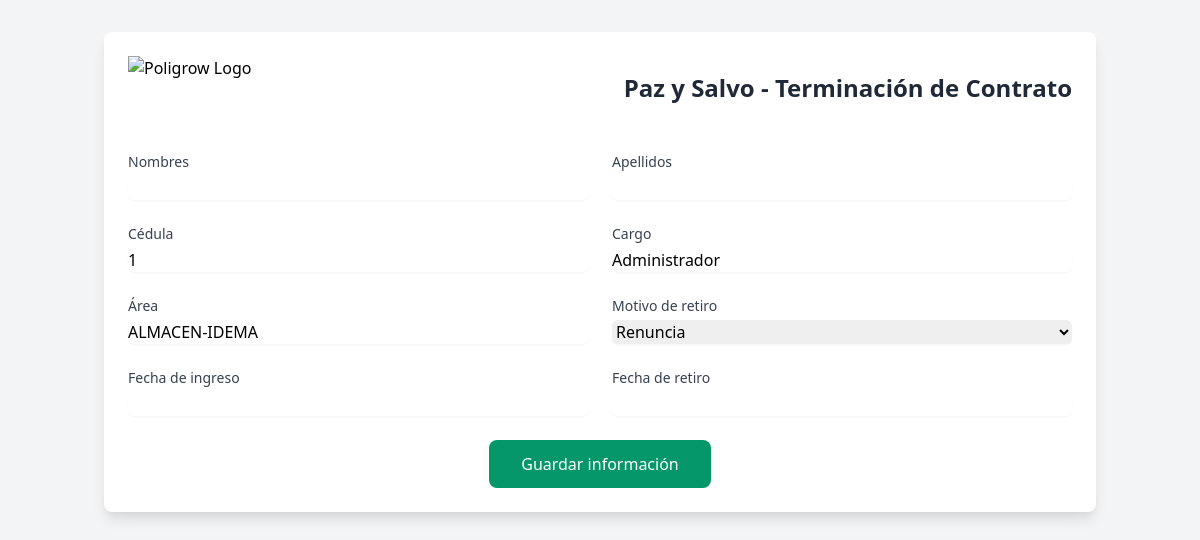
The app's page /poligrow_paz_y_salvo/generar_paz_y_salvo_empleado.php?empleado_id=1, older data.
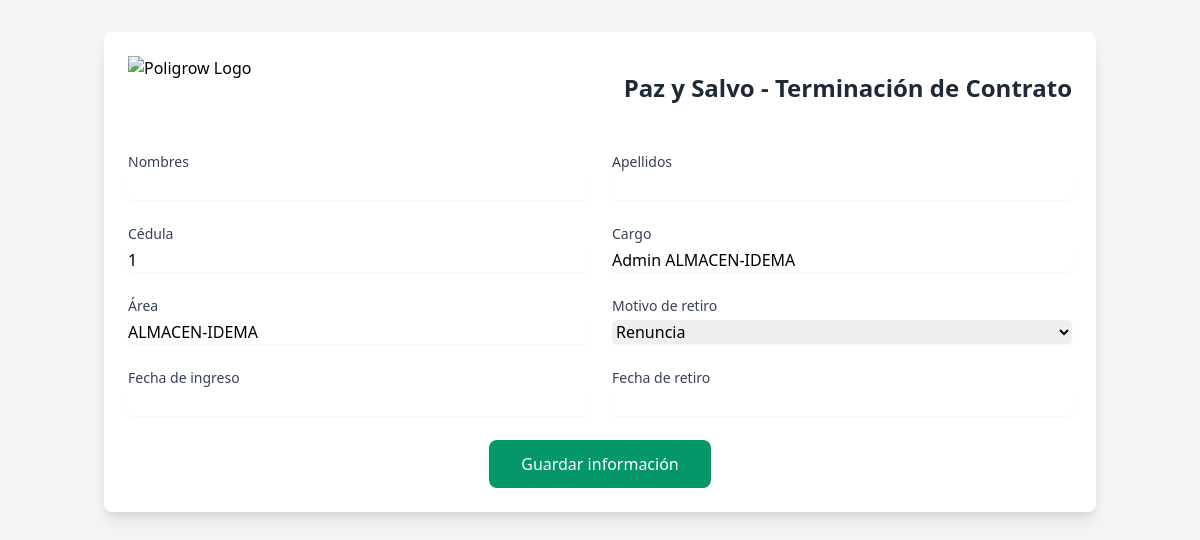
The same page, newer data.
### tables this page shows
CREATE TABLE `empleados` (
  `id` int(11) NOT NULL AUTO_INCREMENT,
  `cedula` varchar(20) NOT NULL,
  `nombres` varchar(255) DEFAULT NULL,
  `apellidos` varchar(255) DEFAULT NULL,
  `cargo` varchar(255) NOT NULL,
  `area` varchar(255) NOT NULL,
  `password` varchar(255) NOT NULL,
  `es_admin` tinyint(1) DEFAULT 0,
  `fecha_ingreso` date DEFAULT NULL,
  `fecha_retiro` date DEFAULT NULL,
  `motivo_retiro` varchar(100) DEFAULT NULL,
  `created_at` timestamp NOT NULL DEFAULT current_timestamp(),
  `updated_at` timestamp NOT NULL DEFAULT current_timestamp() ON UPDATE current_timestamp(),
  PRIMARY KEY (`id`),
  UNIQUE KEY `cedula` (`cedula`),
  KEY `idx_empleados_cedula` (`cedula`)
);

### poligrow_paz_y_salvo/includes/database.php (called while the page is built, shortened)
<?php
class DatabaseConfig {
    private static $instance = null;
    public static function getConnection() {
        if (self::$instance === null) {
            self::$instance = new mysqli(
                self::DB_HOST,
                self::DB_USER,
                self::DB_PASS,
                self::DB_NAME
            );
            self::$instance->set_charset("utf8");
        }
        return self::$instance;
    }
}
function getUserById($id) {
    $conn = DatabaseConfig::getConnection();
    $stmt = $conn->prepare("SELECT * FROM empleados WHERE id = ?");
    $stmt->bind_param("i", $id);
    $stmt->execute();
    $result = $stmt->get_result();
    return $result->fetch_assoc();
}
?>

### poligrow_paz_y_salvo/generar_paz_y_salvo_empleado.php (the view, shortened to what the changed rows need)
<?php
require_once 'includes/database.php';
require_once 'logica_paz_y_salvo.php';
$empleado_id = isset($_GET['empleado_id']) ? $_GET['empleado_id'] : null;
if ($empleado_id) {
    $stmt = DatabaseConfig::getConnection()->prepare("SELECT * FROM empleados WHERE id = ?");
    $stmt->bind_param("i", $empleado_id);
    $stmt->execute();
    $result = $stmt->get_result();
    $empleado = $result->fetch_assoc();
}
?>
<!DOCTYPE html>
<html lang="es">
<head>
    <link href="https://cdn.jsdelivr.net/npm/tailwindcss@2.2.19/dist/tailwind.min.css" rel="stylesheet">
    <link rel="stylesheet" href="https://cdnjs.cloudflare.com/ajax/libs/jqueryui/1.12.1/jquery-ui.min.css">
</head>
<body class="bg-gray-100">
    <div class="container mx-auto px-4 py-8">
        <div class="bg-white rounded-lg shadow-lg p-6">
            <div class="flex items-center justify-between mb-8">
                <h1 class="text-2xl font-bold text-center text-gray-800">
                    Paz y Salvo - Terminación de Contrato
                </h1>
            </div>
            <form method="POST" enctype="multipart/form-data" class="space-y-6">
                <div class="grid grid-cols-1 md:grid-cols-2 gap-6">
                    <?php
                    $usuario = getUserById($_SESSION['user_id']);
                    ?>
                    <div>
                        <label class="block text-sm font-medium text-gray-700">Nombres</label>
                        <input type="text" name="nombres" required
                               value="<?php echo isset($empleado['nombres']) ? $empleado['nombres'] : $usuario['nombres']; ?>"
                               class="mt-1 block w-full rounded-md border-gray-300 shadow-sm focus:border-blue-500 focus:ring-blue-500">
                    </div>
                    <div>
                        <label class="block text-sm font-medium text-gray-700">Apellidos</label>
                        <input type="text" name="apellidos" required
                               value="<?php echo isset($empleado['apellidos']) ? $empleado['apellidos'] : $usuario['apellidos']; ?>"
                               class="mt-1 block w-full rounded-md border-gray-300 shadow-sm focus:border-blue-500 focus:ring-blue-500">
                    </div>
                    <div>
                        <label class="block text-sm font-medium text-gray-700">Cédula</label>
                        <input type="text" name="cedula" required
                               value="<?php echo isset($empleado['cedula']) ? $empleado['cedula'] : $usuario['cedula']; ?>"
                               class="mt-1 block w-full rounded-md border-gray-300 shadow-sm focus:border-blue-500 focus:ring-blue-500">
                    </div>
                    <div>
                        <label class="block text-sm font-medium text-gray-700">Cargo</label>
                        <input type="text" name="cargo" required
                               value="<?php echo isset($empleado['cargo']) ? $empleado['cargo'] : $usuario['cargo']; ?>"
                               class="mt-1 block w-full rounded-md border-gray-300 shadow-sm focus:border-blue-500 focus:ring-blue-500">
                    </div>
                    <div>
                        <label class="block text-sm font-medium text-gray-700">Área</label>
                        <input type="text" name="area" required
                               value="<?php echo isset($empleado['area']) ? $empleado['area'] : $usuario['area']; ?>"
                               class="mt-1 block w-full rounded-md border-gray-300 shadow-sm focus:border-blue-500 focus:ring-blue-500">
                    </div>
                    <div>
                        <label class="block text-sm font-medium text-gray-700">Fecha de ingreso</label>
                        <input type="text" name="fecha_ingreso" required class="datepicker mt-1 block w-full rounded-md border-gray-300 shadow-sm focus:border-blue-500 focus:ring-blue-500"
                               value="<?php echo isset($empleado['fecha_ingreso']) ? date('d/m/Y', strtotime($empleado['fecha_ingreso'])) : ''; ?>">
                    </div>
                    <div>
                        <label class="block text-sm font-medium text-gray-700">Fecha de retiro</label>
                        <input type="text" name="fecha_retiro" required class="datepicker mt-1 block w-full rounded-md border-gray-300 shadow-sm focus:border-blue-500 focus:ring-blue-500"
                               value="<?php echo isset($empleado['fecha_retiro']) ? date('d/m/Y', strtotime($empleado['fecha_retiro'])) : ''; ?>">
                    </div>
                </div>
            </form>
        </div>
    </div>
</body>
</html>

Row changes from the older to the newer data that the page shows:
changed empleados "ALMACEN-IDEMA": cargo "Administrador" → "Admin ALMACEN-IDEMA"
